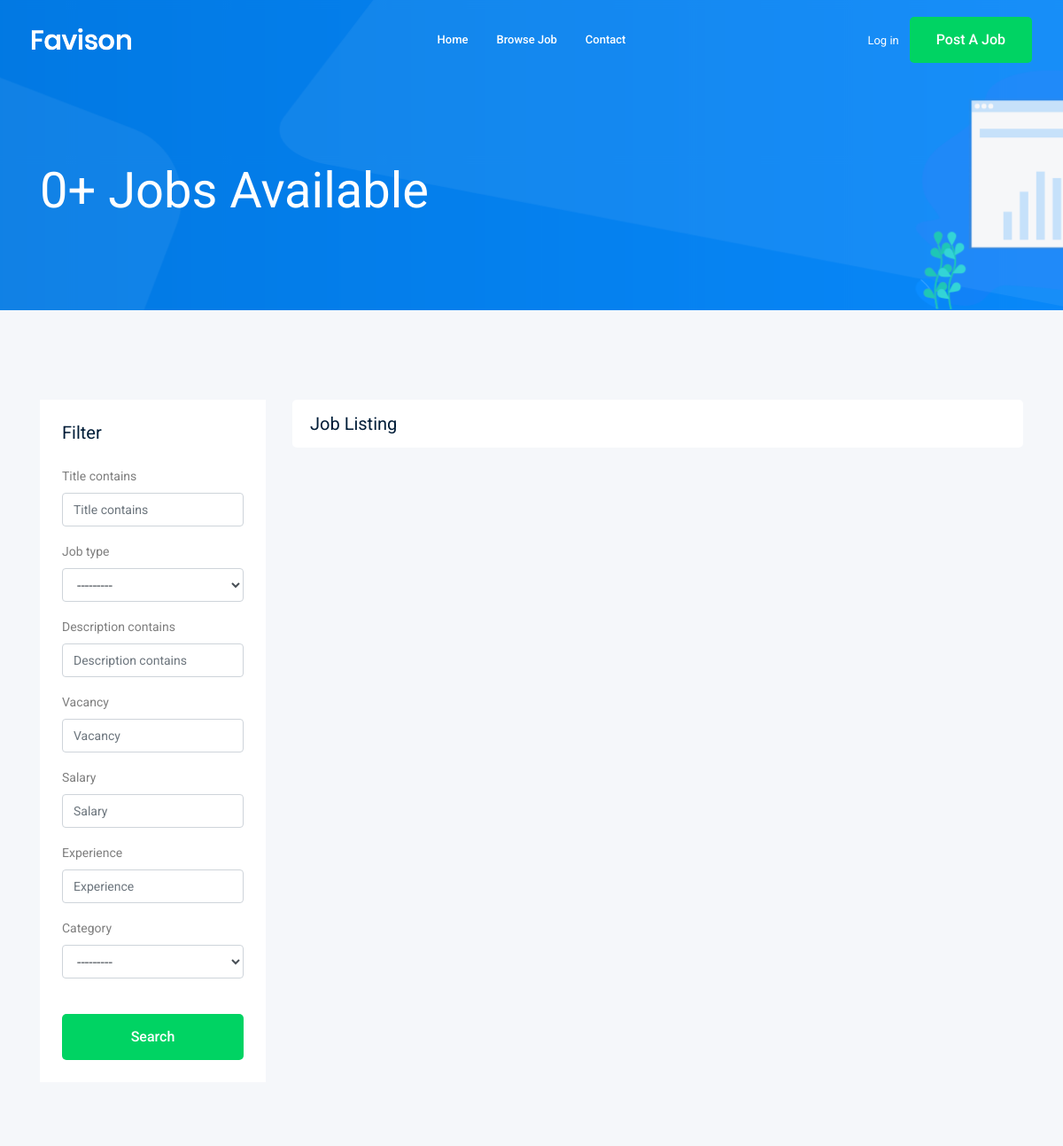
The app's page /jobs/ (upper part), older data.
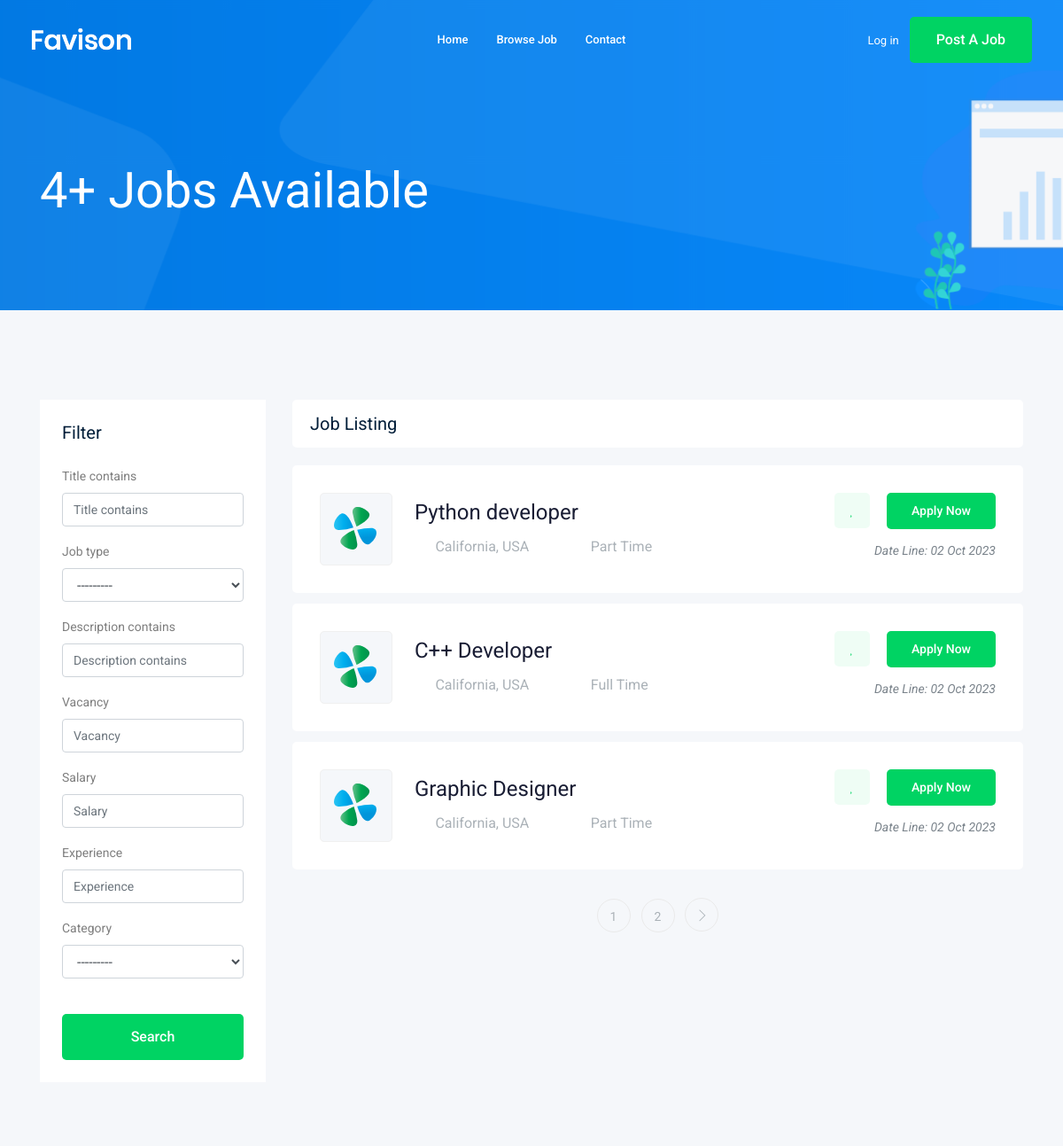
The same page, newer data.
### job/models.py (models this page shows, shortened)
class Job(models.Model):
    owner = models.ForeignKey(User ,related_name='job_owner', on_delete=models.CASCADE)
    title = models.CharField(max_length=100)
    job_type = models.CharField(max_length=15 , choices=JOB_TYPE)
    description = models.TextField(max_length=1000)
    published_at = models.DateTimeField(auto_now=True)
    vacancy = models.IntegerField(default=1)
    salary = models.IntegerField(default=0)
    experience = models.IntegerField(default=1)
    category = models.ForeignKey('Category', on_delete=models.CASCADE )
    image= models.ImageField(upload_to=image_upload)
    slug = models.SlugField(blank=True , null=True)
    def __str__(self):
        return self.title

### job/views.py (the view)
# urls.py: path('' ,  views.job_list , name='job_list'),
def job_list(request):
    job_list = Job.objects.all()
    myfilter = JobFilter(request.GET, queryset=job_list)
    job_list = myfilter.qs
    paginator = Paginator(job_list, 3)
    page_number = request.GET.get("page")
    page_obj = paginator.get_page(page_number)
    context = {'jobs': page_obj , 'myfilter':myfilter,'job_list':job_list}
    return render(request , 'job/job_list.html', context )

### job/models.py (called while the page is built)
    def __str__(self):
        return self.name

### job/templates/job/job_list.html (shortened to what the changed rows need)
{% extends "base.html" %}
{% load bootstrap4 %}
{% load static%}
{% block body %}
    <div class="bradcam_area bradcam_bg_1">
        <div class="container">
            <div class="row">
                <div class="col-xl-12">
                    <div class="bradcam_text">
                        <h3>{{job_list.count}}+ Jobs Available</h3>
                    </div>
                </div>
            </div>
        </div>
    </div>
    <div class="job_listing_area plus_padding">
        <div class="container">
            <div class="row">
                <div class="col-lg-9">
                    <div class="job_lists m-0">
                        <div class="row">
                            {% for job in jobs %}
                            <div class="col-lg-12 col-md-12">
                                <div class="single_jobs white-bg d-flex justify-content-between">
                                    <div class="jobs_left d-flex align-items-center">
                                        <div class="thumb">
                                            <img src="{% static "img/svg_icon/1.svg" %}" alt="">
                                        </div>
                                        <div class="jobs_conetent">
                                            <a href="{% url 'jobs:job_detail' job.slug %}"><h4>{{job}}</h4></a>
                                            <div class="links_locat d-flex align-items-center">
                                                <div class="location">
                                                    <p> <i class="fa fa-map-marker"></i> California, USA</p>
                                                </div>
                                                <div class="location">
                                                    <p> <i class="fa fa-clock-o"></i>{{job.job_type}}</p>
                                                </div>
                                            </div>
                                        </div>
                                    </div>
                                    <div class="jobs_right">
                                        <div class="apply_now">
                                            <a class="heart_mark" href="#"> <i class="fa fa-heart"></i> </a>
                                            <a href="{% url 'jobs:job_detail' job.slug %}" class="boxed-btn3">Apply Now</a>
                                        </div>
                                        <div class="date">
                                            <p>Date Line: {{job.published_at|date:'d M o'}}</p>
                                        </div>
                                    </div>
                                </div>
                            </div>
                            {% endfor %}
                        </div>
                        {% if jobs.has_other_pages %}
                        <div class="row">
                            <div class="col-lg-12">
                                <div class="pagination_wrap">
                                    <ul>
                                        {% for i in jobs.paginator.page_range  %}
                                            <li><a href="?page={{i}}"><span>{{i}}</span></a></li>
                                        {% endfor %}
                                        {% if jobs.has_next %}
                                            <li><a href="?page={{ jobs.next_page_number }}"> <i class="ti-angle-right"></i> </a></li>
                                        {% endif %}
                                    </ul>
                                </div>
                            </div>
                        </div>
                        {% endif %}
                    </div>
                </div>
            </div>
        </div>
    </div>
{% endblock body %}

Row changes from the older to the newer data that the page shows:
added Job: title "Python developer", job_type "Part Time", published_at "02 Oct 2023"
added Job: title "C++ Developer", job_type "Full Time", published_at "02 Oct 2023"
added Job: title "Graphic Designer", job_type "Part Time", published_at "02 Oct 2023"
Text that changed along with them:
{{ job_list.count }}: "0" → "4"
new list line: "1"
new list line: "2"
